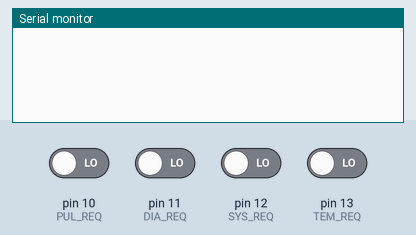
This sketch was run on a simulated Arduino Uno, built with avr-gcc and run on an emulated ATmega328P. Shown: the last lines printed to the serial monitor. The test bench sets the inputs (shaded band); at power-on: pin 10 (PUL_REQ), pin 11 (DIA_REQ), pin 12 (SYS_REQ), pin 13 (TEM_REQ) LOW.

Above: at 1.2 s.
1.3 s: pin 11 (DIA_REQ) driven HIGH
At 2.5 s:
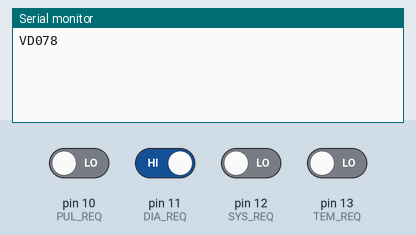
2.8 s: pin 10 (PUL_REQ) driven HIGH and pin 11 (DIA_REQ) driven LOW
At 3.7 s:
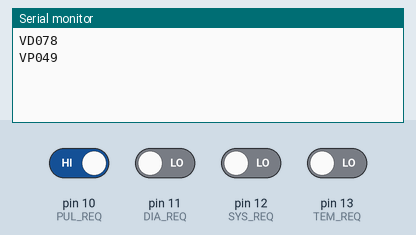
4.3 s: pin 10 (PUL_REQ) driven LOW and pin 12 (SYS_REQ) driven HIGH
At 4.9 s:
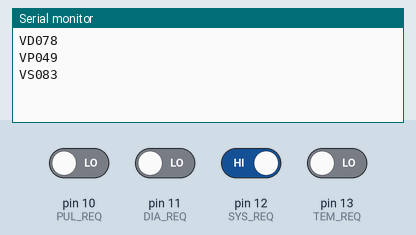

The sketch:

peripheralSubsystem.ino
```cpp
//Peripheral Subsystem
#include "dataStructs.h"            //connect variables from dataStructs file
#include "Measure.h"                // connect the function to the header file

void setup() {                      //setup portion of the arduino code
    initialize();                   //call the initialize function
    Serial.begin(9600);             //initialize the serial with 9600 baud rate
    pinMode(13, INPUT);             //setup pin 13 to be an input
    pinMode(12, INPUT);             //setup pin 12 to be an input
    pinMode(11, INPUT);             //setup pin 11 to be an input
    pinMode(10, INPUT);             //setup pin 10 to be an input
}

void loop() {                       //code arduino constatly loops through
    measureFunction(MeasureData,    //pass in struct
                    pTempCount,     //pass in the pointer that points to temp count
                    pPulseCount,    //pass in the pointer that points to pulse count
                    pSysCount,      //pass in the pointer that points to systolic count
                    pDiaCount);     //pass in the pointer that points to diastolic count
}

void initialize() {                 //initializing the global variables
    temperatureRaw    = 75;         //set initial temperature to be 75
    systolicPressRaw  = 80;         //set initial systolic pressure to be 80
    diastolicPressRaw = 80;         //set initial diastolic pressure to be 80
    pulseRateRaw      = 50;         //set initial pulse rate to be 50
}
```

Measure.h
```cpp
#include <stdio.h>                                          //import the stdio.h file
void measureFunction(                                       //header for measureFuction
                     struct controlMeasureData MeasureData, //takes in struct
                     int* pTempCount,                       //takes in pointer to temperature count
                     int* pPulseCount,                      //takes in pointer to pulse count
                     int* pSysCount,                        //takes in pointer to systolic press. count
                     int* pDiaCount); //takes in pointer to diastolic press. count
```

Measure.ino
```cpp
#include "Measure.h"                                        //import the header of this function
#include "dataStructs.h"                                    //import the variables
#include <stdio.h>                                          //import necessary header files
#include <stdbool.h>                                        //import necessary header files
#include <stddef.h>                                         //import necessary header files
#define TEM_REQ 13                                          //set the keyword TEM_REQ to represent the number 13
#define SYS_REQ 12                                          //set the keyword SYS_REQ to represent the number 12
#define DIA_REQ 11                                          //set the keyword DIA_REQ to represent the number 11
#define PUL_REQ 10                                          //set the keyword PUL_REQ to represent the number 10

void measureFunction(struct controlMeasureData measureData,
                     int* pTempCount,
                     int* pPulseCount,
                     int* pSysCount,
                     int* pDiaCount) {
    measureData.pTemperatureRaw    = &temperatureRaw;       //assign raw temp's address to temp pointer from stuct
    measureData.pSystolicPressRaw  = &systolicPressRaw;     //assign raw sys's address to sys pointer from stuct
    measureData.pDiastolicPressRaw = &diastolicPressRaw;    //assign raw dia's address to dia pointer from stuct
    measureData.pPulseRateRaw      = &pulseRateRaw;         //assign raw pulse's address to pulse pointer from stuct

    if (digitalRead(TEM_REQ) == HIGH) {                     //if pin 13 is high, execute
        temperatureRawData(pTempCount);                     //call the temperatureRawData function to generate temp data
        Serial.print("VT");                                 //print "VT" on the serial
        if (*measureData.pTemperatureRaw < 10) {            //if value for the raw temp. pointer is less than 10
            Serial.print("00");                             //print "00" on the serial
        } else if (*measureData.pTemperatureRaw < 100) {    //if value for the raw temp. pointer is less than 100
            Serial.print("0");                              //print "0" on the serial
        }
        Serial.println(*measureData.pTemperatureRaw);       //print the value for the raw temp. pointer on the serial
    }
    while (digitalRead(TEM_REQ) == HIGH) {                  //delays function until the pin is low
        delay(100);                                         //this allows only one data to be sent to MEGA
    }                                                       //when pin 13 is high

    if (digitalRead(SYS_REQ) == HIGH) {                     //if pin 12 is high, execute
        systolicPressRawData(pSysCount);                    //call the systolicPressRawData function to generate sys. press. data
        Serial.print("VS");                                 //print "VS" on the serial
        if (*measureData.pSystolicPressRaw < 10) {          //if value for the raw sys. pointer is less than 10
            Serial.print("00");                             //print "00" on the serial
        } else if (*measureData.pSystolicPressRaw < 100) {  //if value for the raw sys. pointer is less than 100
            Serial.print("0");                              //print "0" on the serial
        }
        Serial.println(*measureData.pSystolicPressRaw);     //print the value for the raw sys. pointer on the serial
    }
    while (digitalRead(SYS_REQ) == HIGH) {                  //delays function until the pin is low
        delay(100);                                         //this allows only one data to be sent to MEGA
    }                                                       //when pin 12 is high


    if (digitalRead(DIA_REQ) == HIGH) {                     //if pin 11 is high, execute
        diastolicPressRawData(pDiaCount);                   //call the diastolicPressRawData function to generate dia. press. data
        Serial.print("VD");                                 //print "VD" on the serial
        if (*measureData.pDiastolicPressRaw < 10) {         //if value for the raw dia. pointer is less than 10
            Serial.print("00");                             //print "00" on the serial
        } else if (*measureData.pDiastolicPressRaw < 100) { //if value for the raw dia. pointer is less than 100
            Serial.print("0");                              //print "0" on the serial
        }
        Serial.println(*measureData.pDiastolicPressRaw);    //print the value for the raw dia. pointer on the serial
    }
    while (digitalRead(DIA_REQ) == HIGH) {                  //delays function until the pin is low
        delay(100);                                         //this allows only one data to be sent to MEGA
    }                                                       //when pin 11 is high

    if (digitalRead(PUL_REQ) == HIGH) {                     //if pin 10 is high, execute
        pulseRateRawData(pPulseCount);                      //call the pulseRateRawData function to generate pulse data
        Serial.print("VP");                                 //print "VP" on the serial
        if (*measureData.pPulseRateRaw < 10) {              //if value for the raw pulse. pointer is less than 10
            Serial.print("00");                             //print "00" on the serial
        } else if (*measureData.pPulseRateRaw < 100) {      //if value for the raw pulse. pointer is less than 100
            Serial.print("0");                              //print "0" on the serial
        }
        Serial.println(*measureData.pPulseRateRaw);         //print the value for the raw pulse. pointer on the serial
    }
    while (digitalRead(PUL_REQ) == HIGH) {                  //delays function until the pin is low
        delay(100);                                         //this allows only one data to be sent to MEGA
    }                                                       //when pin 10 is high
}

void temperatureRawData(int* pCount) {                      //simulates temperature data, takes an int pointer as input
    if (tempBool == 1){                                     //if temperature boolean is 1
        if (*pCount % 2 == 0) {                              //if counter is even
            temperatureRaw += 2;                            //incremenet temp by 2
        } else {                                            //if counter is odd
            temperatureRaw--;                               //decrement temp by 1
        }
    } else {                                                //if temperature boolean is 0
        if (*pCount % 2 == 0){                              //if counter is even
            temperatureRaw -= 2;                            //decrement temp by 2
        } else {                                            //if counter is odd
            temperatureRaw++;                               //incremenet temp by 1
        }
    }
    if (temperatureRaw < 15) {                              //if temperature is less than 15
        tempBool = 1;                                       //set temperature boolean to 1
    } else if (temperatureRaw > 50) {                       //if temperature is greater than 50
        tempBool = 0;                                       //set temperature boolean to 0
    }
    (*pCount)++;                                            //incremenet the value of the counter pointer by 1
}

void systolicPressRawData(int* pCount) {                    //simulates systolic press. data, takes an int pointer as input
    if (systolicPressRaw <= 100) {                          //if systolic press is less than or equal to 100
        if (*pCount % 2 == 0) {                             //if counter is even
            systolicPressRaw += 3;                          //incremenet systolic press. by 3
        } else {                                            //if counter is odd
            systolicPressRaw--;                             //decrement systolic press. by 1
        }
    } else {                                                //if systolic press. is greater than 100
        *pSystolicFunction = 1;                             //set the value of the systolic function pointer to be 1
        if (*pDiastolicFunction) {                          //if the value of diastolic function pointer is 1
            systolicPressRaw = 0;                           //set systolic press to be 0
            (*pCount)--;                                    //decrement the value of the counter pointer by 1
        }
    }
    (*pCount)++;                                            //incremenet the value of the counter pointer by 1
}

void diastolicPressRawData(int* pCount) {                   //simulates diastolic press. data, takes an int pointer as input
    if (diastolicPressRaw >= 40) {                          //if diastolic press. is greater than or equal to 40
        if (*pCount % 2 == 0) {                             //if counter is even
            diastolicPressRaw -= 2;
        } else {                                            //if counter is odd
            diastolicPressRaw++;
        }
    } else {                                                //if diastolic press. is less than 40
        *pDiastolicFunction = 1;                            //set the value of the diastolic function pointer to be 1
        if (*pSystolicFunction) {                           //if the value of the systolic function pointer is 1
            diastolicPressRaw = 0;                          //set diastolic press. to be 0
            (*pCount)--;                                    //decrement the value of the counter pointer by 1
        }
    }
    (*pCount)++;                                            //incremenet the value of the counter pointer by 1
}

void pulseRateRawData(int* pCount) {                        //simulates diastolic press. data, takes an int pointer as input
    if (pulseBool == 1) {                                   //if pulse boolean value is 1
        if (*pCount % 2 == 0) {                             //if counter is even
            pulseRateRaw++;                                 //incremenet pulse by 1
        } else {                                            //if counter is odd
            pulseRateRaw -= 3;                              //decrement pulse by 3
        }
    } else {                                                //if pulse boolean value is 0
        if (*pCount % 2 == 0) {                             //if counter is even
            pulseRateRaw--;                                 //decrement pulse by 1
        } else {                                            //if counter is odd
            pulseRateRaw +=3;                               //incremenet pulse by 3
        }
    }
    if (pulseRateRaw > 40) {                                //if pulse rate is greater than 50
        pulseBool = 1;                                      //set boolean value for pulse to be 1
    }
    if (pulseRateRaw < 15) {                                //if pulse rate is less than 50
        pulseBool = 0;                                      //set boolean value for pulse to be 0
    }
    (*pCount)++;                                            //incremenet the value of the counter pointer by 1
}
```

dataStructs.h
```cpp
//Peripheral Subsystem Variables
#ifndef dataStructs                     //check to see if variables are defined elsewhere
#define dataStructs                     //assigns definiton to dataStructs
#include <stdbool.h>                    //import necessary files

enum _myBool { FALSE = 0, TRUE = 1 };   //define boolean values
typedef enum _myBool Bool;              //creates the boolean variable

unsigned int temperatureRaw;            //initializes temperature variable
unsigned int systolicPressRaw;          //initializes syst. press. variable
unsigned int diastolicPressRaw;         //initializes dias. press. variable
unsigned int pulseRateRaw;              //initializes pulse rate variable

int tempBool = 0;                       //initialize temperature boolean to be 0
int pulseBool = 0;                      //initialize pulse boolean to be 0
int* pTempCount;                        //initialize the pointer to the temp counter
int* pPulseCount;                       //initialize the pointer to the pulse counter
int* pSysCount;                         //initialize the pointer to the systolic counter
int* pDiaCount;                         //initialize the pointer to the diastolic counter
int* pDiastolicFunction;                //initialize the pointer to the diastolic function
int* pSystolicFunction;                 //initialize the pointer to the systolic function

struct controlMeasureData {             //create the MeasureData struct
    unsigned int* pTemperatureRaw;      //struct contains temp data
    unsigned int* pSystolicPressRaw;    //struct contains syst. press. data
    unsigned int* pDiastolicPressRaw;   //struct contains dia. press. data
    unsigned int* pPulseRateRaw;        //struct contains pulse rate data
} MeasureData;                          //struct name
#endif
```

Measured:
- after the input at 1.3 s, the serial monitor: prints a new line at once (image 1)
- after the input at 2.8 s, the serial monitor: prints a new line at once (image 2)
- after the input at 4.3 s, the serial monitor: prints a new line at once (image 3)
